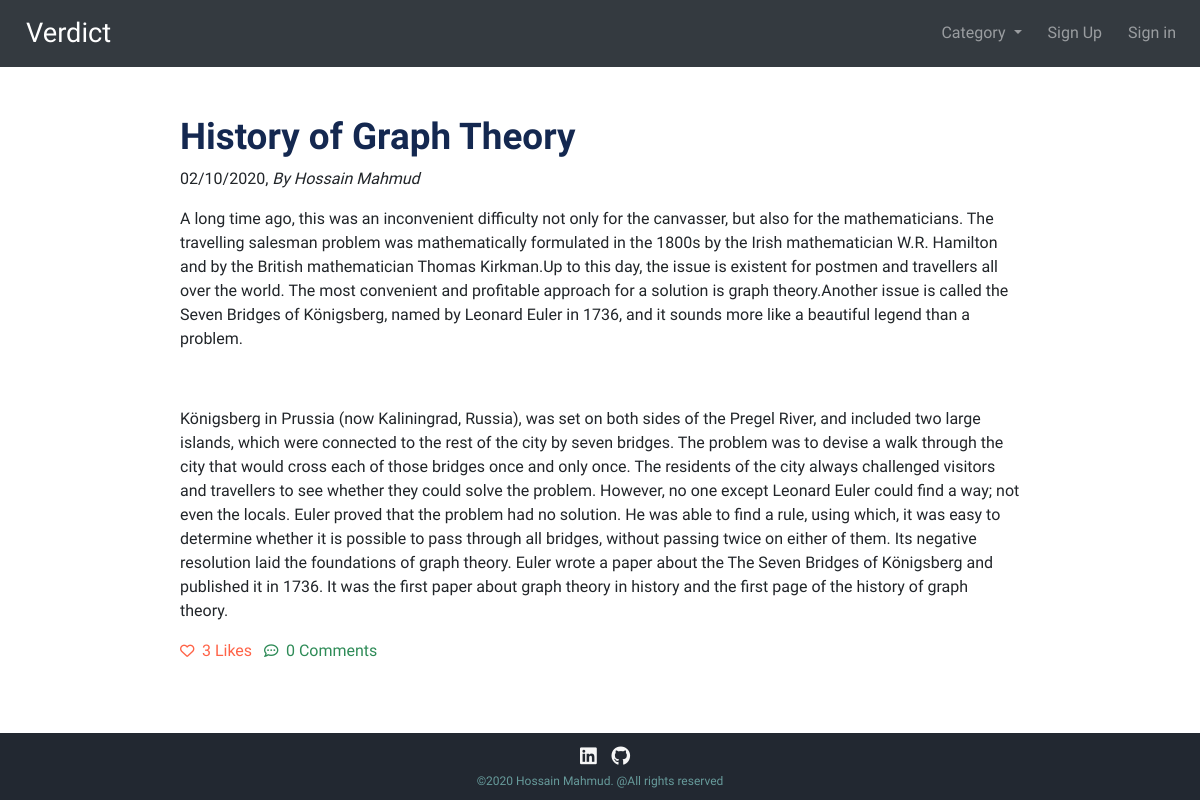
Page /post/7 on the committed database.
### blog/models.py (models this page shows, shortened)
class Post(models.Model):
    title = models.CharField(max_length=250)
    author = models.ForeignKey(User, on_delete=models.CASCADE)
    header_image = models.ImageField(null=True, blank=True, upload_to='images/')
    body = RichTextField(blank=True, null=True)
    date = models.DateField(auto_now_add=True)
    category = models.CharField(max_length=250, default='Miscellaneous')
    likes = models.ManyToManyField(User, related_name='post_likes')
    def total_likes(self):
        return self.likes.count()

### blog/views.py (the view)
# urls.py: path('post/<int:pk>', DetailView, name='detail'),
def DetailView(request, pk):
    post = get_object_or_404(Post, id=pk)
    likes_count = post.total_likes()
    is_liked = False
    if post.likes.filter(id=request.user.id).exists():
        is_liked = True
    cats = Category.objects.all()
    if request.method == 'POST':
        comment_form = CommentForm(request.POST or None)
        if comment_form.is_valid():
            body = request.POST.get('body')
            comment = Comment.objects.create(post=post, user=request.user, body=body)
            comment.save()
            return HttpResponseRedirect(reverse('detail', args=[str(pk)]))
    else:
        comment_form = CommentForm()
    context = {
        'post': post,
        'cats': cats,
        'likes_count': likes_count,
        'is_liked': is_liked,
        'comment_form': comment_form,
    }
    return render(request, 'blog/detail.html', context)

### blog/templates/blog/detail.html (shortened to what this page needs)
{% extends 'blog/base.html' %}
{% block content %}
    <br><br>
    <h2 class="post-head"> {{ post.title }} </h2>
    {{ post.date|date:'d/m/Y' }},
    <i> By {{ post.author.first_name }} {{ post.author.last_name }} </i> <br>
    <p>{{ post.body|safe }}</p>
    {% if user.is_authenticated %}
        {% if is_liked == True %}
            <a href="{% url 'like_post' post.pk %}">
             <span style="font-size: 0.9rem; color: Tomato;">
                 <i class="fas fa-heart"></i>
            </span>
            </a>
            <span style="font-size: 1rem; color: Tomato; "> &nbsp;{{ likes_count }} Like{{ likes_count | pluralize }} </span>
        {% else %}
            <a href="{% url 'like_post' post.pk %}">
            <span style="font-size: 0.9rem; color: Tomato;">
                 <i class="far fa-heart"></i>
            </span>
            </a>
            <span style="font-size: 1rem; color: Tomato; "> &nbsp;{{ likes_count }} Like{{ likes_count | pluralize }} </span>
        {% endif %}
    {% else %}
        <a href="{% url 'login' %}">
            <span style="font-size: 0.9rem; color: Tomato;">
                 <i class="far fa-heart"></i>
            </span>
        </a>
        <span style="font-size: 1rem; color: Tomato; "> &nbsp;{{ likes_count }} Like{{ likes_count | pluralize }} </span>
    {% endif %}
    <span style="font-size: 0.9rem; color: seagreen;">
                 <i class="far fa-comment-dots"></i>
    </span>
    <span style="font-size: 1rem; color: seagreen; "> &nbsp;{{ post.comments.count }} Comment{{ post.comments.count | pluralize }} </span>
    <br>
{% endblock %}

### static/css/styles.css (style rules this page uses)
body { font-family: 'Baloo Tamma 2', cursive !important; font-weight: 700; min-height: 100vh; position: relative; }
.post-head { color: #142850; font-family: 'Libre Franklin', sans-serif; font-size: 2.3rem; font-weight: bold; }
a { text-decoration: none !important; }

### rows in the picture
Post: title "History of Graph Theory", date "02/10/2020", author.first_name "Hossain", author.last_name "Mahmud", body "A long time ago, this was an inconvenient difficulty not only for the canvasser, but also for the mathematicians. The travelling salesman problem was mathematically formulated in the 1800s by the Irish mathematician W.R. Hamilton and by the British mathematician Thomas Kirkman.Up to this day, the issue is existent for postmen and travellers all over the world. The most convenient and profitable approach for a solution is graph theory.Another issue is called the Seven Bridges of Königsberg, named by Leonard Euler in 1736, and it sounds more like a beautiful legend than a problem. Königsberg in Prussia (now Kaliningrad, Russia), was set on both sides of the Pregel River, and included two…", comments.count "0", comments.count|pluralize "s"

### other values in the picture
{{ likes_count }} "3"
{{ likes_count | pluralize }} "s"
